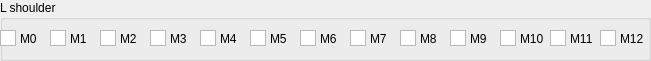
  <widget class="QGroupBox" name="shoulder_left_motors">
   <property name="geometry">
    <rect>
     <x>30</x>
     <y>600</y>
     <width>651</width>
     <height>61</height>
    </rect>
   </property>
   <property name="title">
    <string>L shoulder</string>
   </property>
   <widget class="QLabel" name="label_16">
    <property name="geometry">
     <rect>
      <x>20</x>
      <y>30</y>
      <width>21</width>
      <height>17</height>
     </rect>
    </property>
    <property name="text">
     <string>M0</string>
    </property>
   </widget>
   <widget class="QGraphicsView" name="shoulder_left_m0">
    <property name="geometry">
     <rect>
      <x>0</x>
      <y>30</y>
      <width>16</width>
      <height>16</height>
     </rect>
    </property>
   </widget>
   <widget class="QLabel" name="label_18">
    <property name="geometry">
     <rect>
      <x>70</x>
      <y>30</y>
      <width>31</width>
      <height>17</height>
     </rect>
    </property>
    <property name="text">
     <string>M1</string>
    </property>
   </widget>
   <widget class="QGraphicsView" name="shoulder_left_m1">
    <property name="geometry">
     <rect>
      <x>50</x>
      <y>30</y>
      <width>16</width>
      <height>16</height>
     </rect>
    </property>
   </widget>
   <widget class="QLabel" name="label_20">
    <property name="geometry">
     <rect>
      <x>120</x>
      <y>30</y>
      <width>21</width>
      <height>17</height>
     </rect>
    </property>
    <property name="text">
     <string>M2</string>
    </property>
   </widget>
   <widget class="QGraphicsView" name="shoulder_left_m2">
    <property name="geometry">
     <rect>
      <x>100</x>
      <y>30</y>
      <width>16</width>
      <height>16</height>
     </rect>
    </property>
   </widget>
   <widget class="QLabel" name="label_21">
    <property name="geometry">
     <rect>
      <x>170</x>
      <y>30</y>
      <width>31</width>
      <height>17</height>
     </rect>
    </property>
    <property name="text">
     <string>M3</string>
    </property>
   </widget>
   <widget class="QGraphicsView" name="shoulder_left_m3">
    <property name="geometry">
     <rect>
      <x>150</x>
      <y>30</y>
      <width>16</width>
      <height>16</height>
     </rect>
    </property>
   </widget>
   <widget class="QGraphicsView" name="shoulder_left_m11">
    <property name="geometry">
     <rect>
      <x>550</x>
      <y>30</y>
      <width>16</width>
      <height>16</height>
     </rect>
    </property>
   </widget>
   <widget class="QGraphicsView" name="shoulder_left_m10">
    <property name="geometry">
     <rect>
      <x>500</x>
      <y>30</y>
      <width>16</width>
      <height>16</height>
     </rect>
    </property>
   </widget>
   <widget class="QGraphicsView" name="shoulder_left_m12">
    <property name="geometry">
     <rect>
      <x>600</x>
      <y>30</y>
      <width>16</width>
      <height>16</height>
     </rect>
    </property>
   </widget>
   <widget class="QLabel" name="label_24">
    <property name="geometry">
     <rect>
      <x>620</x>
      <y>30</y>
      <width>31</width>
      <height>17</height>
     </rect>
    </property>
    <property name="text">
     <string>M12</string>
    </property>
   </widget>
   <widget class="QGraphicsView" name="shoulder_left_m9">
    <property name="geometry">
     <rect>
      <x>450</x>
      <y>30</y>
      <width>16</width>
      <height>16</height>
     </rect>
    </property>
   </widget>
   <widget class="QLabel" name="label_25">
    <property name="geometry">
     <rect>
      <x>470</x>
      <y>30</y>
      <width>31</width>
      <height>17</height>
     </rect>
    </property>
    <property name="text">
     <string>M9</string>
    </property>
   </widget>
   <widget class="QLabel" name="label_26">
    <property name="geometry">
     <rect>
      <x>570</x>
      <y>30</y>
      <width>31</width>
      <height>17</height>
     </rect>
    </property>
    <property name="text">
     <string>M11</string>
    </property>
   </widget>
   <widget class="QLabel" name="label_27">
    <property name="geometry">
     <rect>
      <x>520</x>
      <y>30</y>
      <width>31</width>
      <height>17</height>
     </rect>
    </property>
    <property name="text">
     <string>M10</string>
    </property>
   </widget>
   <widget class="QLabel" name="label_28">
    <property name="geometry">
     <rect>
      <x>220</x>
      <y>30</y>
      <width>31</width>
      <height>17</height>
     </rect>
    </property>
    <property name="text">
     <string>M4</string>
    </property>
   </widget>
   <widget class="QGraphicsView" name="shoulder_left_m4">
    <property name="geometry">
     <rect>
      <x>200</x>
      <y>30</y>
      <width>16</width>
      <height>16</height>
     </rect>
    </property>
   </widget>
   <widget class="QLabel" name="label_19">
    <property name="geometry">
     <rect>
      <x>320</x>
      <y>30</y>
      <width>31</width>
      <height>17</height>
     </rect>
    </property>
    <property name="text">
     <string>M6</string>
    </property>
   </widget>
   <widget class="QLabel" name="label_17">
    <property name="geometry">
     <rect>
      <x>270</x>
      <y>30</y>
      <width>31</width>
      <height>17</height>
     </rect>
    </property>
    <property name="text">
     <string>M5</string>
    </property>
   </widget>
   <widget class="QLabel" name="label_23">
    <property name="geometry">
     <rect>
      <x>420</x>
      <y>30</y>
      <width>31</width>
      <height>17</height>
     </rect>
    </property>
    <property name="text">
     <string>M8</string>
    </property>
   </widget>
   <widget class="QGraphicsView" name="shoulder_left_m6">
    <property name="geometry">
     <rect>
      <x>300</x>
      <y>30</y>
      <width>16</width>
      <height>16</height>
     </rect>
    </property>
   </widget>
   <widget class="QGraphicsView" name="shoulder_left_m8">
    <property name="geometry">
     <rect>
      <x>400</x>
      <y>30</y>
      <width>16</width>
      <height>16</height>
     </rect>
    </property>
   </widget>
   <widget class="QGraphicsView" name="shoulder_left_m7">
    <property name="geometry">
     <rect>
      <x>350</x>
      <y>30</y>
      <width>16</width>
      <height>16</height>
     </rect>
    </property>
   </widget>
   <widget class="QLabel" name="label_22">
    <property name="geometry">
     <rect>
      <x>370</x>
      <y>30</y>
      <width>31</width>
      <height>17</height>
     </rect>
    </property>
    <property name="text">
     <string>M7</string>
    </property>
   </widget>
   <widget class="QGraphicsView" name="shoulder_left_m5">
    <property name="geometry">
     <rect>
      <x>250</x>
      <y>30</y>
      <width>16</width>
      <height>16</height>
     </rect>
    </property>
   </widget>
  </widget>
